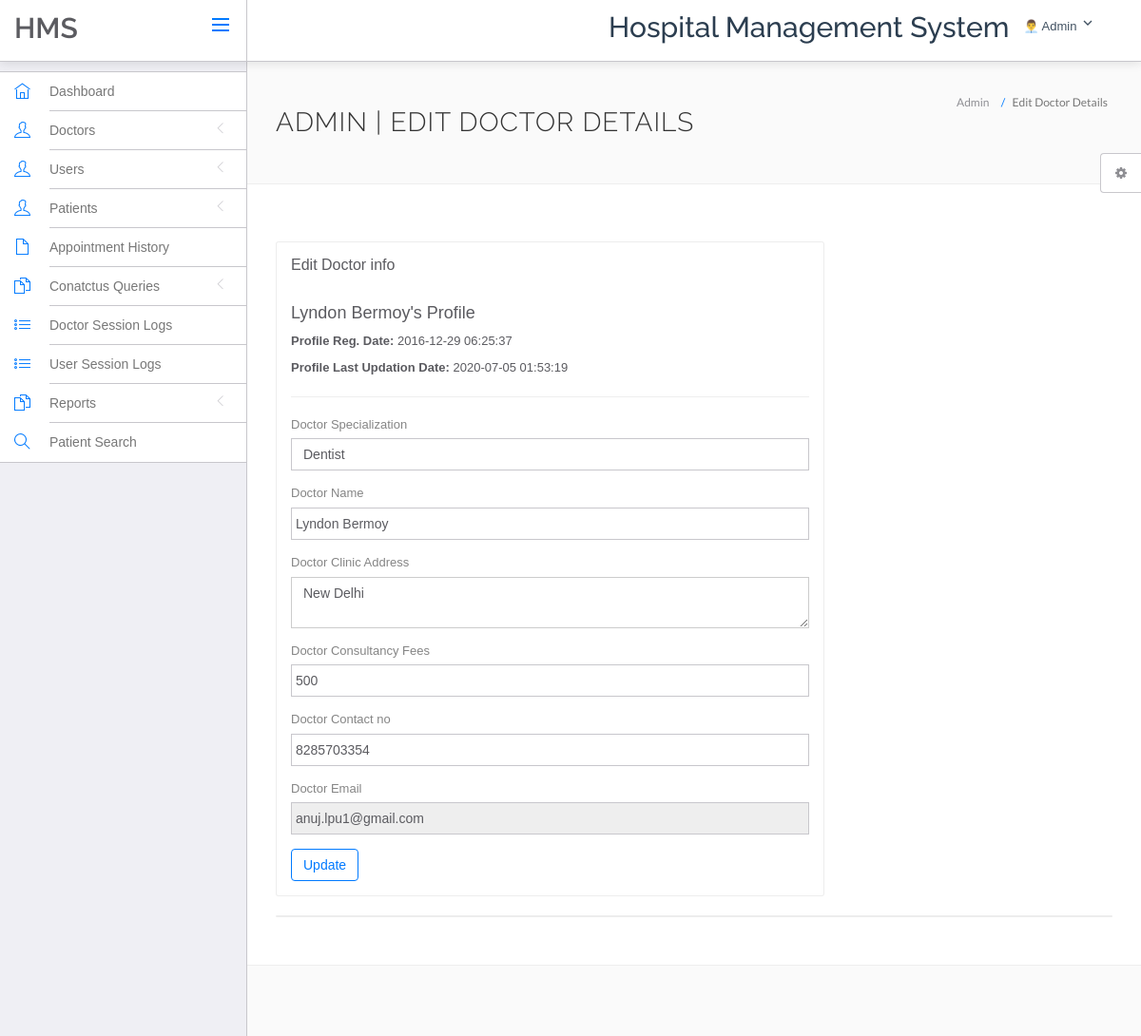
The page /hospital/hms/admin/edit-doctor.php?id=1 (signed in) on the database its author committed.
### tables this page shows
CREATE TABLE `doctors` (
  `id` int(11) NOT NULL,
  `specilization` varchar(255) DEFAULT NULL,
  `doctorName` varchar(255) DEFAULT NULL,
  `address` longtext DEFAULT NULL,
  `docFees` varchar(255) DEFAULT NULL,
  `contactno` bigint(11) DEFAULT NULL,
  `docEmail` varchar(255) DEFAULT NULL,
  `password` varchar(255) DEFAULT NULL,
  `creationDate` timestamp NULL DEFAULT current_timestamp(),
  `updationDate` timestamp NULL DEFAULT NULL ON UPDATE current_timestamp()
);

### hospital/hms/admin/edit-doctor.php (the view, shortened to what this page needs)
<?php
include('include/config.php');
$did=intval($_GET['id']);
?>
<!DOCTYPE html>
<html lang="en">
	<head>
		<link rel="stylesheet" href="vendor/bootstrap/css/bootstrap.min.css">
		<link rel="stylesheet" href="vendor/fontawesome/css/font-awesome.min.css">
		<link rel="stylesheet" href="vendor/themify-icons/themify-icons.min.css">
		<link href="vendor/animate.css/animate.min.css" rel="stylesheet" media="screen">
		<link href="vendor/perfect-scrollbar/perfect-scrollbar.min.css" rel="stylesheet" media="screen">
		<link href="vendor/switchery/switchery.min.css" rel="stylesheet" media="screen">
		<link href="vendor/bootstrap-touchspin/jquery.bootstrap-touchspin.min.css" rel="stylesheet" media="screen">
		<link href="vendor/select2/select2.min.css" rel="stylesheet" media="screen">
		<link href="vendor/bootstrap-datepicker/bootstrap-datepicker3.standalone.min.css" rel="stylesheet" media="screen">
		<link href="vendor/bootstrap-timepicker/bootstrap-timepicker.min.css" rel="stylesheet" media="screen">
		<link rel="stylesheet" href="assets/css/styles.css">
		<link rel="stylesheet" href="assets/css/plugins.css">
		<link rel="stylesheet" href="assets/css/themes/theme-1.css" id="skin_color" />
	</head>
	<body>
		<div id="app">
<?php include('include/sidebar.php');?>
			<div class="app-content">
						<?php include('include/header.php');?>
				<div class="main-content" >
					<div class="wrap-content container" id="container">
						<section id="page-title">
							<div class="row">
								<div class="col-sm-8">
									<h1 class="mainTitle">Admin | Edit Doctor Details</h1>
																	</div>
								<ol class="breadcrumb">
									<li>
										<span>Admin</span>
									</li>
									<li class="active">
										<span>Edit Doctor Details</span>
									</li>
								</ol>
							</div>
						</section>
						<div class="container-fluid container-fullw bg-white">
							<div class="row">
								<div class="col-md-12">
									<div class="row margin-top-30">
										<div class="col-lg-8 col-md-12">
											<div class="panel panel-white">
												<div class="panel-heading">
													<h5 class="panel-title">Edit Doctor info</h5>
												</div>
												<div class="panel-body">
									<?php $sql=mysqli_query($con,"select * from doctors where id='$did'");
while($data=mysqli_fetch_array($sql))
{
?>
<h4><?php echo htmlentities($data['doctorName']);?>'s Profile</h4>
<p><b>Profile Reg. Date: </b><?php echo htmlentities($data['creationDate']);?></p>
<?php if($data['updationDate']){?>
<p><b>Profile Last Updation Date: </b><?php echo htmlentities($data['updationDate']);?></p>
<?php } ?>
<hr />
													<form role="form" name="adddoc" method="post" onSubmit="return valid();">
														<div class="form-group">
															<label for="DoctorSpecialization">
																Doctor Specialization
															</label>
							<select name="Doctorspecialization" class="form-control" required="required">
					<option value="<?php echo htmlentities($data['specilization']);?>">
					<?php echo htmlentities($data['specilization']);?></option>
															</select>
														</div>
<div class="form-group">
															<label for="doctorname">
																 Doctor Name
															</label>
	<input type="text" name="docname" class="form-control" value="<?php echo htmlentities($data['doctorName']);?>" >
														</div>
<div class="form-group">
															<label for="address">
																 Doctor Clinic Address
															</label>
					<textarea name="clinicaddress" class="form-control"><?php echo htmlentities($data['address']);?></textarea>
														</div>
<div class="form-group">
															<label for="fess">
																 Doctor Consultancy Fees
															</label>
		<input type="text" name="docfees" class="form-control" required="required"  value="<?php echo htmlentities($data['docFees']);?>" >
														</div>
<div class="form-group">
									<label for="fess">
																 Doctor Contact no
															</label>
					<input type="text" name="doccontact" class="form-control" required="required"  value="<?php echo htmlentities($data['contactno']);?>">
														</div>
<div class="form-group">
									<label for="fess">
																 Doctor Email
															</label>
					<input type="email" name="docemail" class="form-control"  readonly="readonly"  value="<?php echo htmlentities($data['docEmail']);?>">
														</div>
														<?php } ?>
														<button type="submit" name="submit" class="btn btn-o btn-primary">
															Update
														</button>
													</form>
												</div>
											</div>
										</div>
											</div>
										</div>
									<div class="col-lg-12 col-md-12">
											<div class="panel panel-white">
											</div>
										</div>
									</div>
								</div>
							</div>
						</div>
					</div>
				</div>
	<?php include('include/setting.php');?>
	</body>
</html>

### hospital/hms/admin/assets/css/themes/theme-1.css (style rules this page uses)
body { background: #FAFAFA; }

### rows shown on the page
doctors: doctorName "Lyndon Bermoy", creationDate "2016-12-29 06:25:37", updationDate "2020-07-05 01:53:19", Doctorspecialization "Dentist", docname "Lyndon Bermoy", clinicaddress "New Delhi", docfees "500", doccontact "8285703354", docemail "anuj.lpu1@gmail.com"
